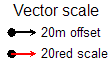

Write Python code to recreate this figure.

from PyQt4.QtCore import *
from PyQt4.QtGui import *

from qgis.core import *

from .VectorFieldRenderer import VectorFieldRenderer
from .VectorScaleBoxOptionsDialog import VectorScaleBoxOptionsDialog

class VectorScaleBox:

    controller=None

    class Layer:
        def __init__(self,renderer):
            self._r = renderer
     
        def setup(self,arrowlen,font,fontFactor,context):
            r = self._r
     
            veclen = max(0.0,r.arrowPixelLength(1.0,context))
            if veclen > 0:
                preflen = arrowlen/veclen
                veclen = 1.0
                while veclen < preflen:
                    veclen *= 10.0
                while veclen > preflen:
                    veclen /= 10.0
                for x in (5,2):
                    if veclen*x < preflen:
                        veclen *= x
                        break
            if veclen >= 1:
                veclen = int(veclen)
            self._font = font
            self._veclen = veclen
            self._label = str(veclen) + r.scaleBoxText()
            self._arrowBox = r.arrowSize(veclen,context)
            ab = self._arrowBox
            device=context.painter().device()
            textbox = QFontMetricsF(font,device).boundingRect(self._label)
            self._textHeight = textbox.height()*fontFactor
            self._textWidth = textbox.width()*fontFactor
            self._textTop = textbox.top()*fontFactor
     
        def arrowBox(self):
            return self._arrowBox
     
        def textWidth( self ):
            return self._textWidth

        def height(self):
            return max(self._arrowBox.height(),self._textHeight)
     
        def render(self,arrowx,textx,topy,context,writeText):
            painter = context.painter()
            arrowx -= self._arrowBox.left()
            arrowy = topy + self.height()/2.0
            painter.save()
            self._r.renderScaleBoxSymbol(self._veclen,QPointF(arrowx,arrowy),context)
            painter.restore()
            painter.setPen(QPen())
            topy += (self.height() - self._textHeight)/2.0 - self._textTop
            writeText(QPointF(textx,topy),self._font,self._label)
 
    def __init__(self,iface):
        self._iface = iface
        self.reset()
 
    def reset(self):
        self._arrowSizePercent = 5.0
        self._titleFont = QFont("Arial",12).toString()
        self._scaleFont = QFont("Arial",10).toString()
        self._title = "Vector scale"
        self._offsetX = 15
        self._offsetY = 15
        self._align = 3
        self._brushColor = QColor(255,255,255)
        self._penColor = QColor(0,0,0)
        self._boxPenWidth = 1
        self._showBox = True
        self._fillBox = True
        self.readSettings()
 
    def arrowSizePercent(self):
        return self._arrowSizePercent
    def setArrowSizePercent(self,arrowSizePercent):
        self.writeSetting("arrowSizePercent",arrowSizePercent)
        self._arrowSizePercent=arrowSizePercent
 
    def titleFont(self):
        font = QFont()
        font.fromString(self._titleFont)
        return font
    def setTitleFont(self,titleFont):
        self._titleFont=titleFont.toString()
        self.writeSetting("titleFont",self._titleFont)
 
    def scaleFont(self):
        font = QFont()
        font.fromString(self._scaleFont)
        return font
    def setScaleFont(self,scaleFont):
        self._scaleFont=scaleFont.toString()
        self.writeSetting("scaleFont",self._scaleFont)
 
    def title(self):
        return self._title
    def setTitle(self,title):
        self.writeSetting("title",title)
        self._title=title
 
    def offsetX(self):
        return self._offsetX
    def setOffsetX(self,offsetX):
        self.writeSetting("offsetX",offsetX)
        self._offsetX=offsetX
 
    def offsetY(self):
        return self._offsetY
    def setOffsetY(self,offsetY):
        self.writeSetting("offsetY",offsetY)
        self._offsetY=offsetY
 
    def align(self):
        return self._align
    def setAlign(self,align):
        self.writeSetting("align",align)
        self._align=align
 
    def brushColor(self):
        return self._brushColor
    def setBrushColor(self,brushColor):
        self.writeSetting("brushColor",brushColor.name())
        self._brushColor=brushColor
 
    def penColor(self):
        return self._penColor
    def setPenColor(self,penColor):
        self.writeSetting("penColor",penColor.name())
        self._penColor=penColor
 
    def boxPenWidth(self):
        return self._boxPenWidth
    def setBoxPenWidth(self,boxPenWidth):
        self.writeSetting("penBoxWidth",penBoxWidth)
        self._boxPenWidth=boxPenWidth
 
    def showBox(self):
        return self._showBox
    def setShowBox(self,showBox):
        self.writeSetting("showBox",showBox)
        self._showBox=showBox
 
    def fillBox(self):
        return self._fillBox
    def setFillBox(self,fillBox):
        self.writeSetting("fillBox",fillBox)
        self._fillBox=fillBox
 
 
    def writeSetting(self,attribute,value):
        QgsProject.instance().writeEntry("VectorFieldRenderer","/ScaleBox/"+attribute, value )
 
    def readSetting(self,func,attribute,value):
        v,ok = func("VectorFieldRenderer","/ScaleBox/"+attribute)
        if ok:
            value = v
        return value
        
    def readSettings(self):
        prj = QgsProject.instance()
        rs = prj.readEntry
        rn = prj.readNumEntry
        rf = prj.readDoubleEntry
        rb = prj.readBoolEntry
     
        self._align = self.readSetting(rn,"align",self._align)
        self._arrowSizePercent = self.readSetting(rf,"arrowSizePercent",self._arrowSizePercent)
        self._offsetX = self.readSetting(rf,"offsetX",self._offsetX)
        self._offsetY = self.readSetting(rf,"offsetY",self._offsetY)
        self._boxPenWidth = self.readSetting(rf,"boxPenWidth",self._boxPenWidth)
        self._title = self.readSetting(rs,"title",self._title)
        self._showBox = self.readSetting(rb,"showBox",self._showBox)
        self._fillBox = self.readSetting(rb,"fillBox",self._fillBox)
        self._titleFont = self.readSetting(rs,"titleFont",self._titleFont)
        self._scaleFont = self.readSetting(rs,"scaleFont",self._scaleFont)
        self._penColor.setNamedColor(self.readSetting(rs,"penColor",self._penColor.name()))
        self._brushColor.setNamedColor(self.readSetting(rs,"brushColor",self._brushColor.name()))
 
 
    def render(self, context):
        painter = context.painter()
        try:
            painter.save()
            self._render2(context)
        finally:
            painter.restore() 
         
    def _render2(self,context):
        painter = context.painter()
        painter.setRenderHint(QPainter.Antialiasing)
        layers = self.getVectorLayers()
        if len(layers) == 0:
            return
         
        wt=painter.worldTransform()
        titleFont = self.titleFont()
        scaleFont = self.scaleFont()
        # Note - fonts are all divided by rasterScaleFactor().  Done by scaling in QPainter
        # following example in QgsPalLabeling.cpp (sort of), which says this is to handle problem
        # in Qt handling of small font sizes.  Not sure why we need to do this at all, but 
        # without it print composer mucks up...
        fontFactor = 1.0/context.rasterScaleFactor()
        def writeText( position, font, text ):
            painter.save()
            painter.setPen(QPen())
            painter.setBrush(Qt.NoBrush)
            painter.translate(position.x(),position.y())
            painter.scale(fontFactor,fontFactor)
            painter.setFont(font)
            painter.drawText(QPointF(0.0,0.0),text)
            painter.restore()

        extent=context.extent()
        transform=context.mapToPixel().transform
        window=QgsRectangle(
            transform(extent.xMinimum(),extent.yMaximum()),
            transform(extent.xMaximum(),extent.yMinimum())
            )
        height = window.height()
        width = window.width()

        arrowlen = width*(self._arrowSizePercent/100.0)
        for l in layers:
            l.setup(arrowlen,scaleFont,fontFactor,context)
        textwidth = max(l.textWidth() for l in layers)
        arrowwidth = (
             max(l.arrowBox().right() for l in layers) - 
             min(l.arrowBox().left() for l in layers)
             )
 
        device=painter.device()
        spacing = QFontMetricsF(scaleFont,device).boundingRect("M").height()*fontFactor/3
        arrowwidth += spacing
 
        titlesize = QRectF()
        if self._title:
            titlesize = QFontMetricsF(titleFont,device).boundingRect(self._title)
 
        boxwidth = max(titlesize.width()*fontFactor,textwidth+arrowwidth) + 2*spacing
 
        boxheight = spacing/2
        if self._title:
            boxheight += titlesize.height()*fontFactor + spacing
        for l in layers:
            boxheight += l.height() + spacing
        boxheight -= spacing/2
 
    
        offsetX = self._offsetX*fontFactor
        offsetY = self._offsetY*fontFactor
        if self._align & 1:
            boxx = width - boxwidth - offsetX
        else:
            boxx = offsetX
  
        if self._align & 2:
            boxy = height - boxheight - offsetY 
        else:
            boxy = offsetY
  
        if self._showBox:
            painter.save()
            if self._fillBox:
                painter.setBrush(QBrush(self._brushColor))
            else:
                painter.setBrush(Qt.NoBrush)
            painter.setPen(QPen(self._penColor))
            painter.drawRect(QRectF(boxx,boxy,boxwidth,boxheight))
            painter.restore()
  
        boxy += spacing/2
 
        if self._title:
            position = QPointF(boxx + (boxwidth-titlesize.width()*fontFactor)/2.0,
                               boxy-titlesize.top()*fontFactor)
            writeText( position, titleFont, self._title )
            boxy += titlesize.height()*fontFactor+spacing
  
        painter.setFont(scaleFont)
        arrowx = boxx + (boxwidth - (arrowwidth+textwidth))/2.0
        textx = arrowx + arrowwidth
 
        for l in layers:
            l.render(arrowx,textx,boxy,context,writeText)
            boxy += l.height() + spacing
         
    def getVectorLayers(self):
        layers = []
        mc = self._iface.mapCanvas()
        for i in range(mc.layerCount()):
            l = mc.layer(i)
            if l.type() != QgsMapLayer.VectorLayer:
                continue
            if (l.hasScaleBasedVisibility()
                and (mc.scale() < l.minimumScale() 
                or mc.scale() > l.maximumScale())):
                continue
            if VectorScaleBox.controller is not None:
                v=VectorScaleBox.controller.findLayerRenderer(l)
            else:
                v = l.rendererV2()
            if (not v 
                or v.type() != VectorFieldRenderer.rendererName 
                or not v.showInScaleBox()):
                continue
            layers.append(self.Layer(v))
        return layers
 
